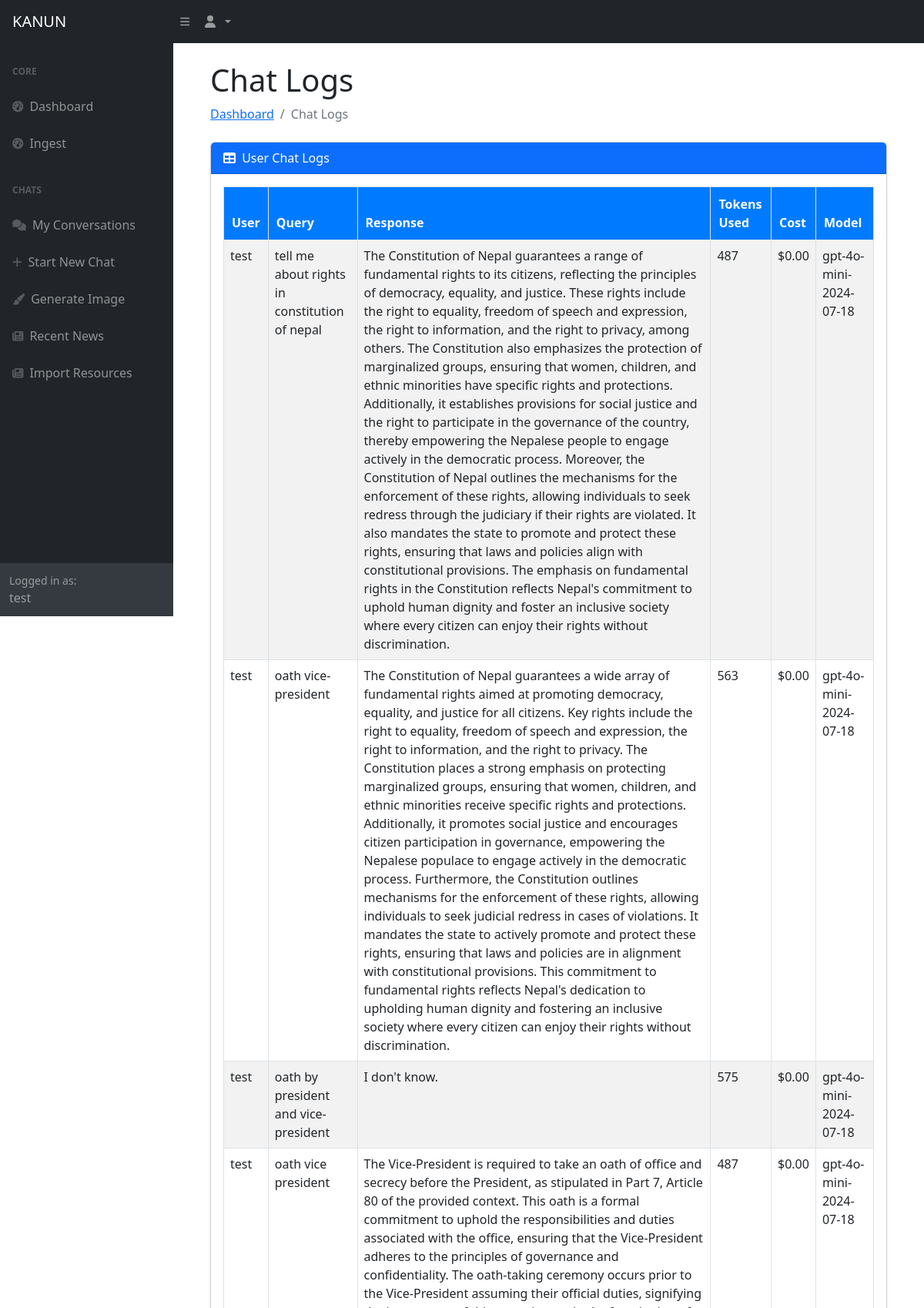
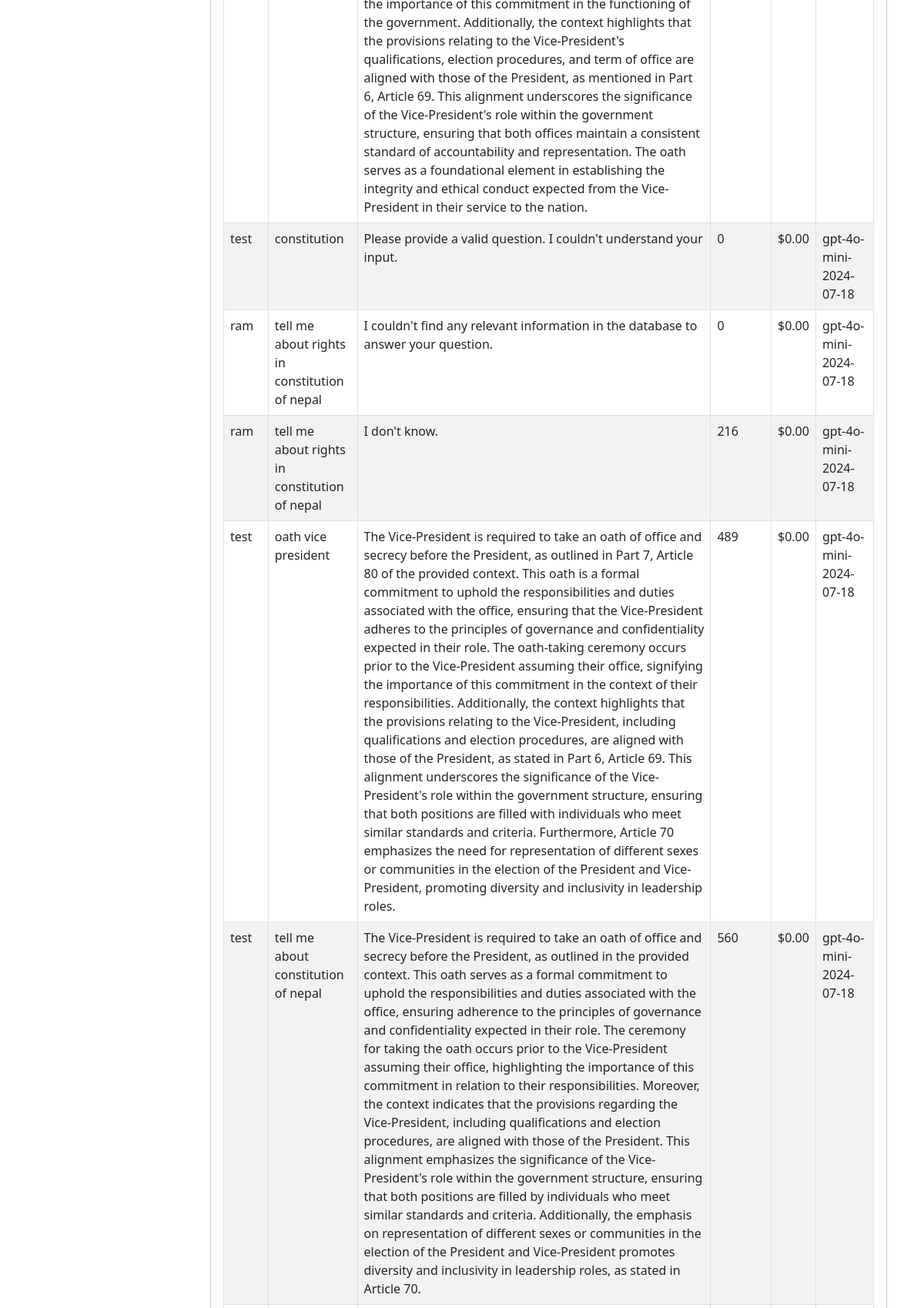
/dashboard/chat_logs/ (signed in, upper part), run on the app's committed database (2 pictures, top to bottom).
### accounts/models.py (models this page shows, shortened)
class CustomUser(AbstractBaseUser, PermissionsMixin):
    id = models.AutoField(primary_key=True)
    username = models.CharField(max_length=150, unique=True)
    email = models.EmailField(null=True, blank=True)  # Temporarily remove the unique constraint
    password = models.CharField(max_length=128)
    is_staff = models.BooleanField(default=False)
    is_superuser = models.BooleanField(default=False)
    is_active = models.BooleanField(default=True)
    objects = CustomUserManager()
    USERNAME_FIELD = 'username'
    REQUIRED_FIELDS = ['email']

### chat/models.py (models this page shows, shortened)
class ChatUsageLog(models.Model):
    session_id = models.CharField(max_length=255, null=True, blank=True)
    timestamp = models.DateTimeField(auto_now_add=True)
    user = models.ForeignKey(settings.AUTH_USER_MODEL, on_delete=models.SET_NULL, null=True, blank=True)
    query = models.TextField()
    response = models.TextField()
    token_usage = models.IntegerField()
    cost = models.DecimalField(max_digits=10, decimal_places=2)
    model = models.CharField(max_length=100)

### dashboard/views.py (the view)
# urls.py: path('chat_logs/', views.user_chat_logs, name='user_chat_logs'),
@user_passes_test(is_staff)
def user_chat_logs(request):
    chat_logs = ChatUsageLog.objects.select_related('user').all()
    paginator = Paginator(chat_logs, 10)
    page_number = request.GET.get('page')
    page_obj = paginator.get_page(page_number)
    return render(request, 'dashboard/user_chat_logs.html', {'chat_logs': page_obj})

### dashboard/views.py (called while the page is built)
def is_staff(user):
    return user.is_staff

### dashboard/templates/dashboard/user_chat_logs.html (shortened to what this page needs)
{% extends "base.html" %}
{% load static %}
{% block content %}
<div class="container-fluid px-4">
    <h1 class="mt-4">Chat Logs</h1>
    <ol class="breadcrumb mb-4">
        <li class="breadcrumb-item"><a href="{% url 'dashboard' %}">Dashboard</a></li>
        <li class="breadcrumb-item active">Chat Logs</li>
    </ol>
    <div class="card mb-4 shadow-sm">
        <div class="card-header bg-primary text-white">
            <i class="fas fa-table me-1"></i> User Chat Logs
        </div>
        <div class="card-body">
            <div class="table-responsive">
                <table id="datatablesSimple" class="table table-striped table-bordered">
                    <thead class="table">
                        <thead>
                            <tr>
                                <th style="background-color: #007bff; color: white; padding: 10px;">User</th>
                                <th style="background-color: #007bff; color: white; padding: 10px;">Query</th>
                                <th style="background-color: #007bff; color: white; padding: 10px;">Response</th>
                                <th style="background-color: #007bff; color: white; padding: 10px;">Tokens Used</th>
                                <th style="background-color: #007bff; color: white; padding: 10px;">Cost</th>
                                <th style="background-color: #007bff; color: white; padding: 10px;">Model</th>
                            </tr>
                        </thead>
                    </thead>
                    <tbody>
                        {% for log in chat_logs %}
                            <tr>
                                <td>{{ log.user.username }}</td>
                                <td>{{ log.query }}</td>
                                <td>{{ log.response }}</td>
                                <td>{{ log.token_usage }}</td>
                                <td>${{ log.cost }}</td>
                                <td>{{ log.model }}</td>
                            </tr>
                        {% empty %}
                            <tr>
                                <td colspan="6" class="text-center text-muted">No chat logs available.</td>
                            </tr>
                        {% endfor %}
                    </tbody>
                </table>
            </div>
        </div>
    </div>
</div>
{% endblock %}

### Kanun/templates/base.html (shortened to what this page needs)
<!DOCTYPE html>
<html lang="en">
{% load static %}
{% load i18n %}
<head>
    <link href="https://cdn.jsdelivr.net/npm/simple-datatables@7.1.2/dist/style.min.css" rel="stylesheet">
    <link href="{% static 'css/styles.css' %}" rel="stylesheet">
</head>
<body class="sb-nav-fixed">
    <nav class="sb-topnav navbar navbar-expand navbar-dark bg-dark">
        <a class="navbar-brand ps-3" href="{% url 'dashboard' %}">KANUN</a>
        <button class="btn btn-link btn-sm order-1 order-lg-0 me-4 me-lg-0" id="sidebarToggle" href="#!">
            <i class="fas fa-bars"></i>
        </button>
        <ul class="navbar-nav ms-auto ms-md-0 me-3 me-lg-4">
            <li class="nav-item dropdown">
                <a class="nav-link dropdown-toggle" id="navbarDropdown" href="#" role="button" data-bs-toggle="dropdown" aria-expanded="false">
                    <i class="fas fa-user fa-fw"></i>
                </a>
            </li>
        </ul>
    </nav>
    <div id="layoutSidenav">
        <div id="layoutSidenav_nav">
            <nav class="sb-sidenav accordion sb-sidenav-dark" id="sidenavAccordion">
                <div class="sb-sidenav-menu">
                    <div class="nav">
                        <div class="sb-sidenav-menu-heading">{% trans "Core" %}</div>
                        <a class="nav-link {% if request.resolver_match.url_name == 'dashboard' %}active{% endif %}" href="{% url 'dashboard' %}">
                            <div class="sb-nav-link-icon"><i class="fas fa-tachometer-alt"></i></div>
                            {% trans "Dashboard" %}
                        </a>
                        {% if user.is_staff %}
    <a class="nav-link {% if request.resolver_match.url_name == 'upload_pdf' %}active{% endif %}" href="{% url 'upload_pdf' %}">
        <div class="sb-nav-link-icon"><i class="fas fa-tachometer-alt"></i></div>
        {% trans "Ingest" %}
    </a>
{% endif %}
                        <div class="sb-sidenav-menu-heading">{% trans "Chats" %}</div>
                        <a class="nav-link {% if request.resolver_match.url_name == 'chat_list' %}active{% endif %}" href="{% url 'chat_list' %}">
                            <div class="sb-nav-link-icon"><i class="fas fa-comments"></i></div>
                            {% trans "My Conversations" %}
                        </a>
                        <a class="nav-link {% if request.resolver_match.url_name == 'chat_create' %}active{% endif %}" href="{% url 'chat_create' %}">
                            <div class="sb-nav-link-icon"><i class="fas fa-plus"></i></div>
                            {% trans "Start New Chat" %}
                        </a>
                        <a class="nav-link {% if request.resolver_match.url_name == 'chat_create' %}active{% endif %}" href="{% url 'generate_image' %}">
                            <div class="sb-nav-link-icon"><i class="fas fa-paint-brush"></i></div>
                            {% trans "Generate Image" %}
                        </a>
                        <a class="nav-link {% if request.resolver_match.url_name == 'news' %}active{% endif %}" href="{% url 'news' %}">
                            <div class="sb-nav-link-icon"><i class="fas fa-newspaper"></i></div>
                            {% trans "Recent News" %}
                        </a>
                        <a class="nav-link {% if request.resolver_match.url_name == 'news' %}active{% endif %}" href="{% url 'news' %}">
                            <div class="sb-nav-link-icon"><i class="fas fa-newspaper"></i></div>
                            {% trans "Import Resources" %}
                        </a>
                    </div>
                </div>
                <div class="sb-sidenav-footer">
                    <div class="small">{% trans "Logged in as:" %}</div>
                    {{ user.username|default:"Guest" }}
                </div>
            </nav>
        </div>
        <div id="layoutSidenav_content">
            <main>
                <div class="container-fluid px-4">
                    {% block content %}{% endblock %}
                </div>
            </main>
        </div>
    </div>
</body>
</html>

### data on the page
CustomUser: username "test"
ChatUsageLog: user.username "test", query "tell me about rights in constitution of nepal", response "The Constitution of Nepal guarantees a range of fundamental rights to its citizens, reflecting the principles of democracy, equality, and justice. These rights include the right to equality, freedom of speech and expression, the right to information, and the right to privacy, among others. The Constitution also emphasizes the protection of marginalized groups, ensuring that women, children, and ethnic minorities have specific rights and protections. Additionally, it establishes provisions for social justice and the right to participate in the governance of the country, thereby empowering the Nepalese people to engage actively in the democratic process. Moreover, the Constitution of Nepal…", token_usage "487", cost "0.00", model "gpt-4o-mini-2024-07-18"
ChatUsageLog: user.username "test", query "oath vice-president", response "The Constitution of Nepal guarantees a wide array of fundamental rights aimed at promoting democracy, equality, and justice for all citizens. Key rights include the right to equality, freedom of speech and expression, the right to information, and the right to privacy. The Constitution places a strong emphasis on protecting marginalized groups, ensuring that women, children, and ethnic minorities receive specific rights and protections. Additionally, it promotes social justice and encourages citizen participation in governance, empowering the Nepalese populace to engage actively in the democratic process. Furthermore, the Constitution outlines mechanisms for the enforcement of these rights,…", token_usage "563", cost "0.00", model "gpt-4o-mini-2024-07-18"
ChatUsageLog: user.username "test", query "oath by president and vice-president", response "I don't know.", token_usage "575", cost "0.00", model "gpt-4o-mini-2024-07-18"
ChatUsageLog: user.username "test", query "oath vice president", response "The Vice-President is required to take an oath of office and secrecy before the President, as stipulated in Part 7, Article 80 of the provided context. This oath is a formal commitment to uphold the responsibilities and duties associated with the office, ensuring that the Vice-President adheres to the principles of governance and confidentiality. The oath-taking ceremony occurs prior to the Vice-President assuming their official duties, signifying the importance of this commitment in the functioning of the government. Additionally, the context highlights that the provisions relating to the Vice-President's qualifications, election procedures, and term of office are aligned with those of the…", token_usage "487", cost "0.00", model "gpt-4o-mini-2024-07-18"
ChatUsageLog: user.username "test", query "constitution", response "Please provide a valid question. I couldn't understand your input.", token_usage "0", cost "0.00", model "gpt-4o-mini-2024-07-18"
ChatUsageLog: user.username "ram", query "tell me about rights in constitution of nepal", response "I couldn't find any relevant information in the database to answer your question.", token_usage "0", cost "0.00", model "gpt-4o-mini-2024-07-18"
ChatUsageLog: user.username "ram", query "tell me about rights in constitution of nepal", response "I don't know.", token_usage "216", cost "0.00", model "gpt-4o-mini-2024-07-18"
ChatUsageLog: user.username "test", query "oath vice president", response "The Vice-President is required to take an oath of office and secrecy before the President, as outlined in Part 7, Article 80 of the provided context. This oath is a formal commitment to uphold the responsibilities and duties associated with the office, ensuring that the Vice-President adheres to the principles of governance and confidentiality expected in their role. The oath-taking ceremony occurs prior to the Vice-President assuming their office, signifying the importance of this commitment in the context of their responsibilities. Additionally, the context highlights that the provisions relating to the Vice-President, including qualifications and election procedures, are aligned with…", token_usage "489", cost "0.00", model "gpt-4o-mini-2024-07-18"
ChatUsageLog: user.username "test", query "tell me about constitution of nepal", response "The Vice-President is required to take an oath of office and secrecy before the President, as outlined in the provided context. This oath serves as a formal commitment to uphold the responsibilities and duties associated with the office, ensuring adherence to the principles of governance and confidentiality expected in their role. The ceremony for taking the oath occurs prior to the Vice-President assuming their office, highlighting the importance of this commitment in relation to their responsibilities. Moreover, the context indicates that the provisions regarding the Vice-President, including qualifications and election procedures, are aligned with those of the President. This alignment…", token_usage "560", cost "0.00", model "gpt-4o-mini-2024-07-18"
